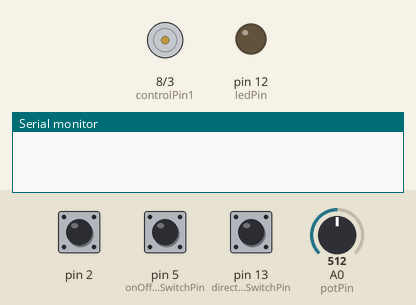
A sketch run on a simulated Arduino Uno, built with avr-gcc and run on an emulated ATmega328P. Parts: motor-driver pin pairs drawn as motors (green arrow = first pin HIGH = forward, orange = second pin HIGH = backward, longer = more drive, scaled by the enable pin), output pins drawn as LEDs (lit = HIGH), the last lines printed to the serial monitor. The inputs (shaded band) are chosen by the test bench; at power-on: pin 2 HIGH, pin 5 (onOffSwitchStateSwitchPin) LOW, A0 (potPin) = 512, pin 13 (directionSwitchPin) LOW.

Above: at 1.2 s.
1.3 s: pin 2 pulled LOW for 0.15 s
At 1.39 s:
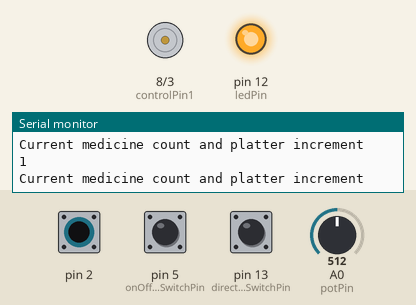
2.9 s: pin 5 (onOffSwitchStateSwitchPin) pulled HIGH for 0.15 s
At 3.4 s:
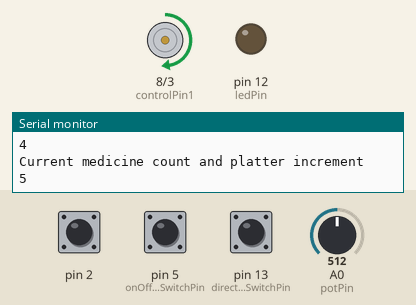
4.5 s: A0 (potPin) set to 716
At 5.7 s:
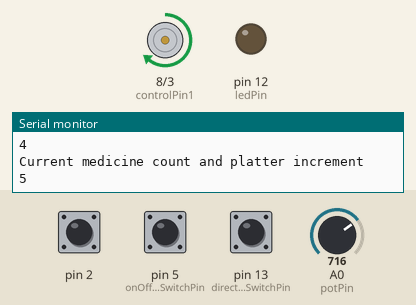
6.0 s: pin 13 (directionSwitchPin) pulled HIGH for 0.15 s
At 7.0 s:
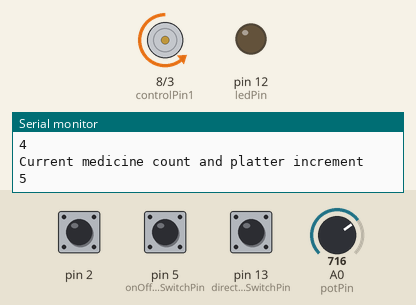
7.6 s: pin 2 pulled LOW for 1 s
At 8.1 s:
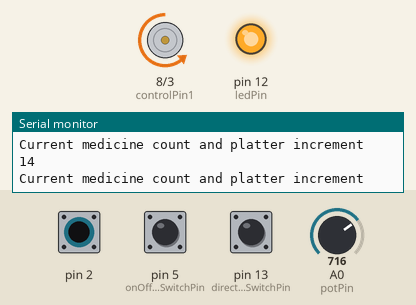
10.1 s: A0 (potPin) set to 900
At 11.2 s:
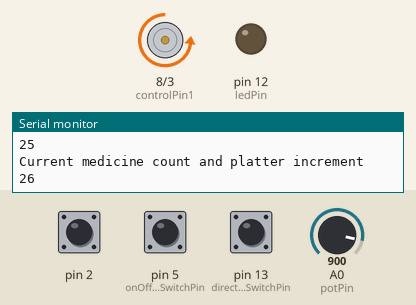
Timing chart, 0 to 12.6 s (numbered marks = the images above; inputs shaded):
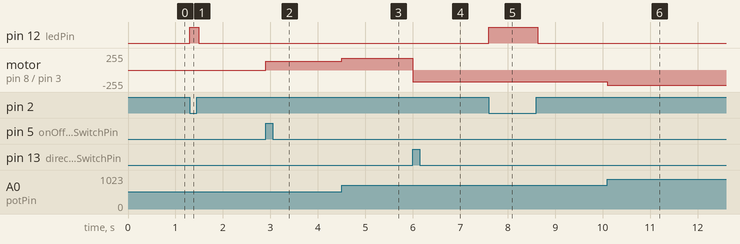

Measured:
- after the input at 1.3 s, pin 12 (ledPin): LOW → HIGH at once, → LOW 0.19 s later
- after the input at 2.9 s, motor on pin 8 (controlPin1) / pin 3 (controlPin2): stopped → forward 128/255 at once
- after the input at 4.5 s, motor on pin 8 (controlPin1) / pin 3 (controlPin2): forward 128/255 → forward 179/255 at once
- after the input at 6.0 s, motor on pin 8 (controlPin1) / pin 3 (controlPin2): forward 179/255 → backward 179/255 at once
- after the input at 7.6 s, pin 12 (ledPin): LOW → HIGH at once, → LOW 1.0 s later
- after the input at 10.1 s, motor on pin 8 (controlPin1) / pin 3 (controlPin2): backward 179/255 → backward 225/255 at once

The sketch:

sketch_dec1a_final_project.ino
```cpp
// William Denson
// 12-01-24
// This final project utilizes a capacitive "hall effect" on a rotating
// platter for medicine distribution. A smoothing capacitor picks up
// coupling between two aluminum sheets while a counter keeps track of
// revolutions for patient tracking of medicine dosages.

#include <CapacitiveSensor.h>                                 // Utilized GitHub repository source: https://github.com/PaulStoffregen/CapacitiveSensor
CapacitiveSensor capSensor = CapacitiveSensor(4,2);

// Motor constant and global variables.
const int controlPin1 = 8;
const int controlPin2 = 3;
const int enablePin = 9;
const int directionSwitchPin = 13;
const int onOffSwitchStateSwitchPin = 5;
const int potPin = A0;

int onOffSwitchState = 0;
int previousOnOffSwitchState = 0;
int directionSwitchState = 0;
int previousDirectionSwitchState = 0;

int motorEnabled = 0;
int motorSpeed = 0;
int motorDirection = 1;

// Capacitive coupling constant and global variables.
int threshold = 65;
const int ledPin = 12;

// Counter variable
int connectionMade = 0;

void setup() {
  // Various pinModes are function templates that allow a user
  // to pass in digital inputs to respective pin numbers.

  //------------------------------------------------------
  // Capaciatance function code:
  Serial.begin(9600);
  pinMode(ledPin, OUTPUT);

  //------------------------------------------------------
  // Motor function code:
  pinMode(directionSwitchPin, INPUT);
  pinMode(onOffSwitchStateSwitchPin, INPUT);
  pinMode(controlPin1, OUTPUT);
  pinMode(controlPin2, OUTPUT);
  pinMode(enablePin, OUTPUT);

  digitalWrite(enablePin, LOW);
}

void loop() {
  //------------------------------------------------------
  // Switch priming for motor:
  onOffSwitchState = digitalRead(onOffSwitchStateSwitchPin);
  delay(1);                                                       // Delay of (1) changed from an incremental value of 10
                                                                  // to accomidate motor button signal detection.
  directionSwitchState = digitalRead(directionSwitchPin);
  motorSpeed = analogRead(potPin)/4;

  // digitalWrite function template utilized.
  if(onOffSwitchState != previousOnOffSwitchState){
    if(onOffSwitchState == HIGH){
      motorEnabled = !motorEnabled;
    }
  }

  if(directionSwitchState != previousDirectionSwitchState){
    if(directionSwitchState == HIGH){
      motorDirection = !motorDirection;
    }
  }

  if(motorDirection == 1){
    digitalWrite(controlPin1, HIGH);
    digitalWrite(controlPin2, LOW);
  }
  else{
    digitalWrite(controlPin1, LOW);
    digitalWrite(controlPin2, HIGH);
  }

  if(motorEnabled == 1){
    analogWrite(enablePin, motorSpeed);
  }
  else{
    analogWrite(enablePin, 0);
  }

  previousDirectionSwitchState = directionSwitchState;
  previousOnOffSwitchState = onOffSwitchState;

  //------------------------------------------------------
  // capacitiveSensor object function continually monitors
  // the sensor voltage levels for an activation value to
  // sensorValue which is in a long number format.
  long sensorValue = capSensor.capacitiveSensor(30);
  // Serial.println(sensorValue);                                     // Original project code printed sensor values but this is not needed
                                                                      // for production purposes; this would be private data in a class object.


  if(sensorValue > threshold){
    digitalWrite(ledPin, HIGH);

    // If a connection is made with the capacitive circuit, connectionMade is incremented.
    ++connectionMade;
    // The serial monitor window will continually display the connectionMade increment count.
    Serial.println("Current medicine count and platter increment");
    Serial.println(connectionMade);
  }
  else{
    digitalWrite(ledPin, LOW);
  }

  // The loop is delayed 10 units to re-read the sensorValue. This causes a slight lag for reading
  // the push button switch for the motor to initial start up. Discrete times of engaging the button
  // may not line up with the delay of 10 miliseconds.


}
```
